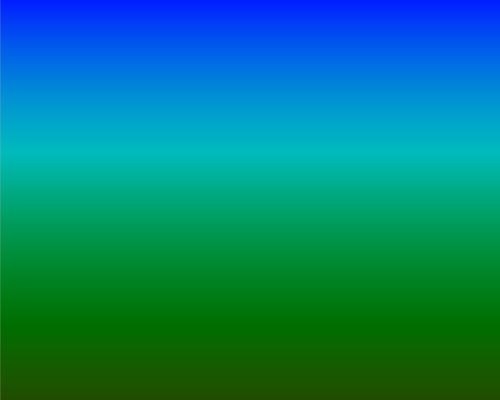
Frame 1 (no input)
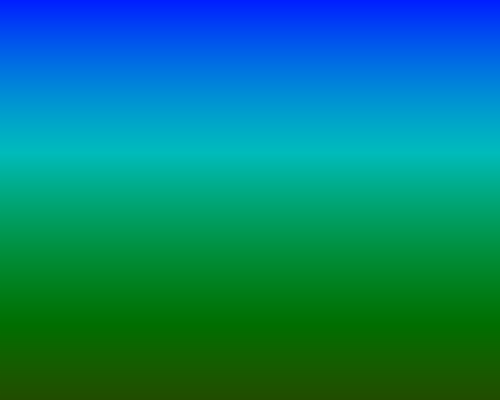
Frame 60 (the mouse pressed at the canvas centre just before this capture)
Frame 120 (the mouse held since frame 60 and released just before this capture): identical to frame 60, image omitted

The Processing sketch that drew these frames (run headless with seeded random() and noise(); from frame 60 on, the mouse is pressed at the canvas centre):

// Processing sketch: cringelings_lerpColor_por_Ejemplo1
// ── cringelings_lerpColor_por_Ejemplo1.pde
/*
A diferencia del ejemplo anterior, se utiliza map para que se seleccione
y reasigne un numero de un rango a otro.
*/

color color1;
color color2;

void setup() {
  size(500, 400);
  colorMode(HSB, 100);
  
  color1 = color(random(100), 100, 100);
  color2 = color(random(100), 100, 30);
  

  }

void draw() {
    for(int y = 0; y < height; y++) {
    float c = map(y, 0, height, 0, 1);  // Se utiliza map para que se seleccione y reasigne un numero de un rango a otro
    color newc = lerpColor(color1, color2, c);
    stroke(newc);
    line(0, y, width, y);
}
}
